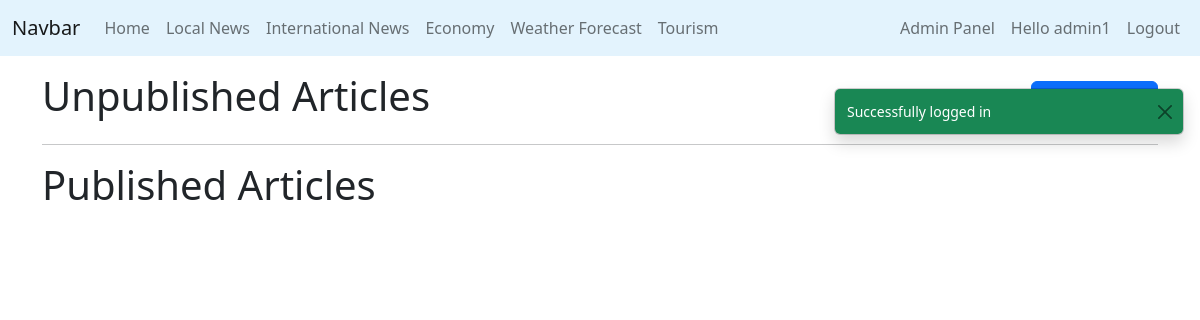
The app's page /articleEdit/author_panel.php (signed in), older data.
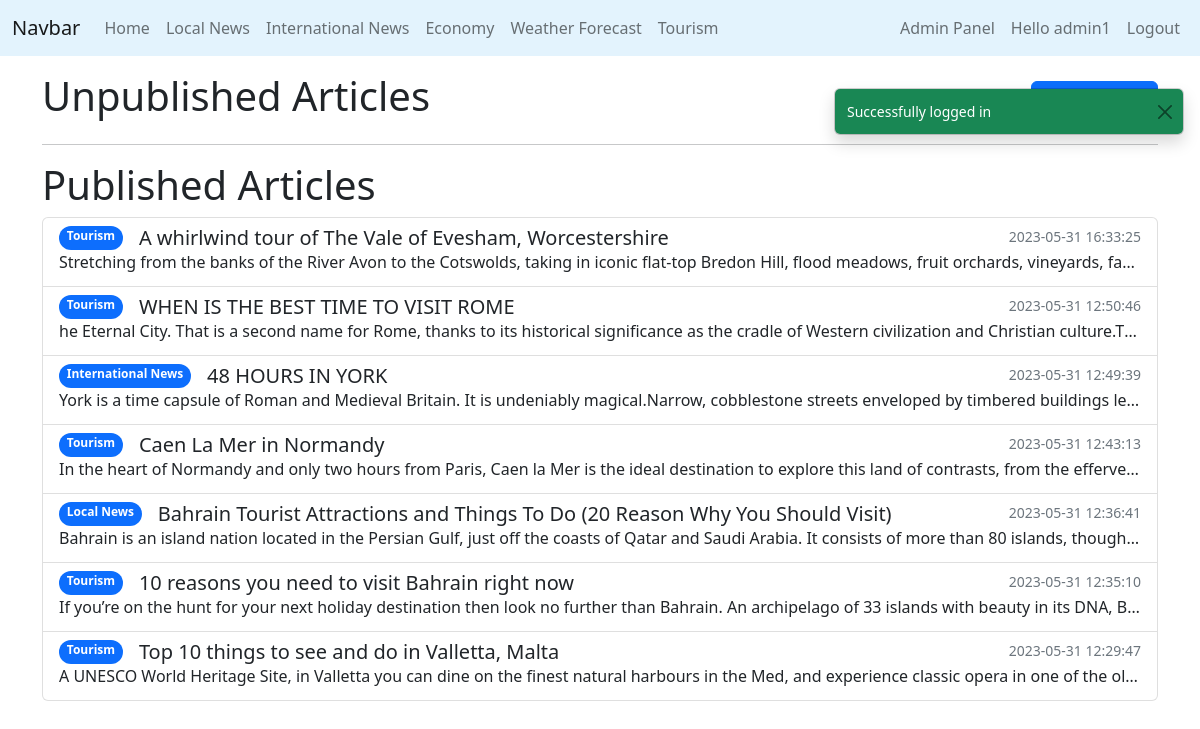
The same page, newer data.
### tables this page shows
CREATE TABLE `Articles` (
  `articleId` int(20) NOT NULL,
  `title` varchar(250) NOT NULL,
  `content` longtext NOT NULL,
  `readTime` int(250) NOT NULL,
  `writtenBy` int(20) NOT NULL,
  `date` datetime NOT NULL,
  `category` varchar(50) NOT NULL,
  `published` tinyint(1) NOT NULL DEFAULT 0,
  `approved` tinyint(1) NOT NULL DEFAULT 0,
  `removed` tinyint(1) NOT NULL DEFAULT 0,
  `thumbnail` varchar(1000) DEFAULT NULL
);

### Database.php (called while the page is built, shortened)
<?php
class Database
{
    public static $instance = null;
    public $mysqli = null;
    private function __construct()
    {
        if ($this->mysqli == null) {
            $this->mysqli = new mysqli(DB_HOSTNAME, DB_USERNAME, DB_PASSWORD, DB_DATABASE);
            $this->mysqli->set_charset('utf8mb4');
        }
    }
    public static function getInstance(): self
    {
        if (self::$instance == null) {
            return new self();
        }
    }
    public function escape(string $string): string
    {
        return $this->mysqli->real_escape_string($string);
    }
    public function query(string $sql): object
    {
        $result = $this->mysqli->query($sql);
        return $result;
    }
}

### models/User.php (called while the page is built, shortened)
<?php
class User
{
    public $type;
    private static function __set_state(array $state): User
    {
        return new User(
            $state['userId'],
            $state['firstName'],
            $state['lastName'],
            $state['userName'],
            $state['password'],
            $state['email'],
            $state['type'],
            $state['description'],
            $state['date'],
            $state['country']
        );
    }
    private function __construct(
        int $userId,
        string $firstName,
        string $lastName,
        string $userName,
        string $password,
        string $email,
        string $type,
        ?string $description,
        string $date,
        string $country
    ) {
        $this->type = $type;
    }
    public static function from_username(string $username): ?User
    {
        $db = Database::getInstance();
        $result = $db
            ->query('select * from `Users` where username = \'' . $db->escape($username) . '\'');
        $row = $result->fetch_assoc();
        if ($row != null) {
            return User::__set_state($row);
        } else {
            return null;
        }
    }
    public function is_admin(): bool
    {
        return $this->type == 'ADMIN';
    }
}

### models/Article.php (called while the page is built, shortened)
<?php
class Article
{
    public $category;
    public static function __set_state(array $state): Article
    {
        $article = new Article(
            (int) $state['articleId'],
            $state['title'],
            $state['content'],
            (int) $state['readTime'],
            (int) $state['writtenBy'],
            $state['date'],
            $state['category'],
            (bool) $state['published'],
            (bool) $state['approved'],
            (bool) $state['removed'],
            $state['thumbnail']
        );
        return $article;
    }
    public function __construct(
        ?int $articleId,
        string $title,
        string $content,
        int $readTime,
        int $writtenBy,
        string $date,
        string $category,
        bool $published,
        bool $approved,
        bool $removed,
        ?string $thumbnail
    ) {
        $this->articleId = $articleId;
        $this->title = $title;
        $this->content = $content;
        $this->date = $date;
        $this->category = $category;
    }
    public static function get_author_articles(int $authorId, bool $published = false): array
    {
        $db = Database::getInstance();
        $articles = $db->query('select * from Articles where writtenBy = ' . $authorId . '
                                   and published = ' . (int) $published . '
                                   order by date desc')->fetch_all(MYSQLI_ASSOC);
        return array_map(function ($row) {
            return Article::__set_state($row);
        }, $articles);
    }
    public function display_category(): string
    {
        switch ($this->category) {
            case 'local':
                return 'Local News';
            case 'international':
                return 'International News';
            case 'tourism':
                return 'Tourism';
        }
    }
}

### articleEdit/author_panel.php (the view, shortened to what this page needs)
<?php
include PROJECT_ROOT . '/header.html';
?>
<div class="container">
  <div class="hstack">
    <h1>Unpublished Articles</h1>
    <form class="ms-auto" action="<?= BASE_URL . '/articleEdit/create_article.php' ?>" method="post">
      <button id="createBtn" class="btn btn-primary" type="submit">Create Article</button>
    </form>
  </div>
  <hr>
  <h1>Published Articles</h1>
  <div class="list-group">
    <?php
    $published = Article::get_author_articles($_SESSION['userId'], true);
    foreach ($published as $article) {
      echo '
  <a href="' . BASE_URL . '/displayNews/article.php?id=' . $article->articleId . '" class="list-group-item list-group-item-action flex-column align-items-start">
    <div class="d-flex w-100">
      <span class="badge rounded-pill text-bg-primary vertical-align-middle">' . $article->display_category() . '</span>
      <h5 class="mb-0 ms-3">' . $article->title . '</h5>
      <small class="text-muted ms-auto">' . $article->date . '</small>
    </div>
    <p class="mb-1 text-truncate">' . strip_tags(substr($article->content, 0, 1000)) . '</p>
  </a>
    ';
    }
    ?>
  </div>
</div>

### user/navbar.php (shortened to what this page needs)
<?php
if ($_SESSION['username'] != null) {
    $user = User::from_username($_SESSION['username']);
    if ($user->is_admin()) {
        echo '
        <li class="nav-item">
            <a class="nav-link" href="' . BASE_URL . '/admin/admin_panel.php">Admin Panel</a>
        </li>
        ';
    }
    echo '
    <li class="nav-item">
        <a class="nav-link" href="' . BASE_URL . '/user/profile.php' . '">Hello ' . $_SESSION['username'] . '</a>
    </li>
    <li class="nav-item">
        <a class="nav-link" href="' . BASE_URL . '/user/logout.php' . '">Logout</a>
    </li>
    ';
}

Row changes from the older to the newer data that the page shows:
added articles: category "Tourism", title "A whirlwind tour of The Vale of Evesham, Worcestershire", date "2023-05-31 16:33:25", content "Stretching from the banks of the River Avon to the Cotswolds, taking in iconic flat-top Bredon Hill, flood meadows, fruit orchards, vineyards, fa…"
added articles: category "Tourism", title "WHEN IS THE BEST TIME TO VISIT ROME", date "2023-05-31 12:50:46", content "he Eternal City. That is a second name for Rome, thanks to its historical significance as the cradle of Western civilization and Christian culture.T…"
added articles: category "International News", title "48 HOURS IN YORK", date "2023-05-31 12:49:39", content "York is a time capsule of Roman and Medieval Britain. It is undeniably magical.Narrow, cobblestone streets enveloped by timbered buildings le…"
added articles: category "Tourism", title "Caen La Mer in Normandy", date "2023-05-31 12:43:13", content "In the heart of Normandy and only two hours from Paris, Caen la Mer is the ideal destination to explore this land of contrasts, from the efferve…"
added articles: category "Local News", title "Bahrain Tourist Attractions and Things To Do (20 Reason Why You Should Visit)", date "2023-05-31 12:36:41", content "Bahrain is an island nation located in the Persian Gulf, just off the coasts of Qatar and Saudi Arabia. It consists of more than 80 islands, though…"
added articles: category "Tourism", title "10 reasons you need to visit Bahrain right now", date "2023-05-31 12:35:10", content "If you’re on the hunt for your next holiday destination then look no further than Bahrain. An archipelago of 33 islands with beauty in its DNA, B…"
added articles: category "Tourism", title "Top 10 things to see and do in Valletta, Malta", date "2023-05-31 12:29:47", content "A UNESCO World Heritage Site, in Valletta you can dine on the finest natural harbours in the Med, and experience classic opera in one of the ol…"
